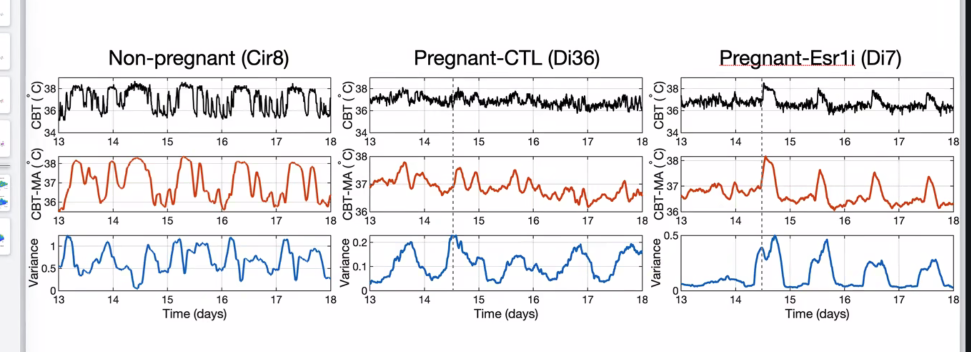
#> input picture one hour estradiol/mousy temp.png, 1942 x 703 px, found by its file name (shown at 1/2 size)
$ python digitize3.py
#> lines starting #> are read from the running program, lines starting #| are printed output that depends on the picture; after the words box and inside, x2 and y2 are one past the last pixel; in counts of white or black regions, pixels touching at a corner belong together; long printed decimals are rounded
"""
Full extraction of the three CBT-MA traces, calibrated, folded to 24 h.

Calibration anchors are the panel's own horizontal GRIDLINES (known integer
temperatures) plus the frame, and the vertical gridlines (day boundaries).
Each panel has its own y-limits -- they are NOT the same across panels.
"""
import numpy as np
from PIL import Image
import matplotlib
matplotlib.use('Agg')
import matplotlib.pyplot as plt

SRC = r"C:\Users\holly\source\garfinkel-xiong-menstrual-cycle\one hour estradiol\mousy temp.png"
img = np.asarray(Image.open(SRC).convert('RGB')).astype(float)
Rc, Gc, Bc = img[..., 0], img[..., 1], img[..., 2]
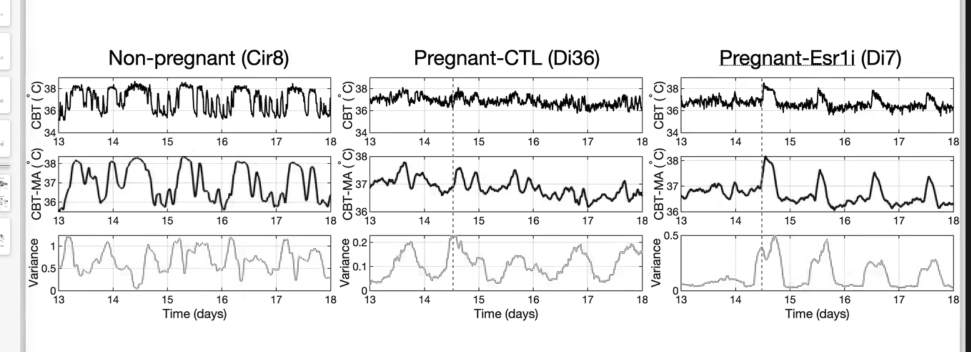
#> Bc: shape (703, 1942) float64 (shown at 1/2 size); min 0, max 255, mean 235.8
gray = img.mean(axis=2)

red = (Rc > 110) & (Rc - Gc > 45) & (Rc - Bc > 45)
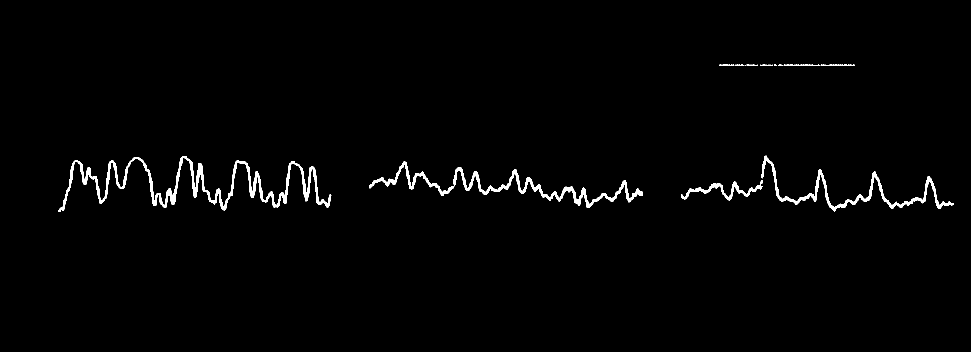
#> red: shape (703, 1942) bool (shown at 1/2 size); 1.5% white; 25 white regions (11 under 20 px), largest, box (x1, y1, x2, y2) and area: (116, 312, 663, 424) 8419, (739, 323, 1286, 415) 5516, (1522, 311, 1908, 423) 3965
red[:250, :] = False                       # drop the red underline in the title
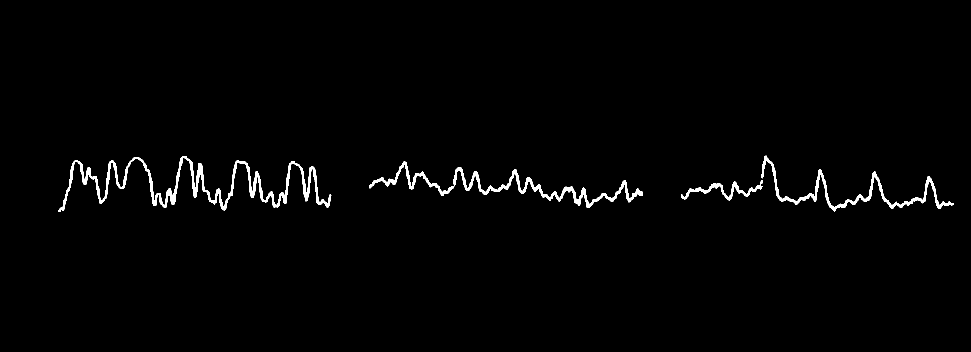
#> red: shape (703, 1942) bool (shown at 1/2 size); 1.4% white; 4 white regions, box (x1, y1, x2, y2) and area: (116, 312, 663, 424) 8419, (739, 323, 1286, 415) 5516, (1522, 311, 1908, 423) 3965, (1362, 360, 1525, 401) 1321

LABELS = ['non-preg', 'pregnant', 'Esr1i']
XSPAN = [(116, 662), (739, 1285), (1362, 1907)]

# y calibration: (row, temperature) anchors read off the detected gridlines
#   panel 1 has three interior gridlines (38/37/36)
#   panel 2 has one (37) + frame top/bottom at 38/36
#   panel 3 has two (38/37) + frame bottom at 36
YANCH = [[(326.5, 38.0), (365.5, 37.0), (403.5, 36.0)],
         [(312.5, 38.0), (367.5, 37.0), (423.0, 36.0)],
         [(320.5, 38.0), (372.0, 37.0), (423.0, 36.0)]]

def vertical_gridlines(x0, x1):
    """Day boundaries: light-grey vertical lines inside the plot box."""
    band = gray[318:418, x0 - 30:x1 + 30]
    greyfrac = ((band > 170) & (band < 245)).mean(axis=0)
    cand = np.nonzero(greyfrac > 0.55)[0] + x0 - 30
    groups, cur = [], [cand[0]]
    for v in cand[1:]:
        if v - cur[-1] <= 2:
            cur.append(v)
        else:
            groups.append(np.mean(cur)); cur = [v]
    groups.append(np.mean(cur))
    return np.array(groups)

series = {}
for i, (lab, (x0, x1)) in enumerate(zip(LABELS, XSPAN)):
    rows, temps = zip(*YANCH[i])
    m, c = np.polyfit(rows, temps, 1)          # row -> temperature
    vg = vertical_gridlines(x0, x1)
    print(f"\n{lab}: {m:.5f} C/px, gridlines at days -> {np.round(vg,1)}")

    # trace: mean row of red pixels in each column
    xs, ys = [], []
    for x in range(x0, x1 + 1):
        col = np.nonzero(red[:, x])[0]
        if col.size:
            xs.append(x); ys.append(col.mean())
    xs, ys = np.array(xs, float), np.array(ys)
    T = m * ys + c

    # x -> days. Every panel spans days 13-18 across its plot box, so map the
    # frame directly. (Fitting the detected vertical lines is unsafe: panels 2
    # and 3 carry a dashed event marker that is not a day gridline.)
    t_days = 13.0 + 5.0 * (xs - x0) / (x1 - x0)
    interior = vg[(vg > x0 + 10) & (vg < x1 - 10)]
    pred = 13.0 + 5.0 * (interior - x0) / (x1 - x0)
    print(f"   {(x1-x0)/5:.1f} px/day; detected verticals fall at days "
          f"{np.round(pred, 2)}  (day marks should be integers)")
    print(f"   T range {T.min():.2f} - {T.max():.2f} C   mean {T.mean():.2f}")
    series[lab] = (t_days, T)
#> this loop made 3 passes
#> (vg, pred) on passes 1 to 2: ([115, 118, 226, 334.5, 443.5, 551.5, 662.5], [14.01, 15, 16, 16.99]), ([738, 741, 849, 904, 907, 957, 1066, 1175, 1283, 1286], [14.01, 14.51, 14.54, 15, 15.99, 16.99])
#> (interior, pred) on pass 3: ([1471, 1579.5, 1688.5, 1797.5], [14, 15, 16, 17])
#| non-preg: -0.02597 C/px, gridlines at days -> [115.  118.  226.  334.5 443.5 551.5 662.5]
#|    109.2 px/day; detected verticals fall at days [14.01 15.   16.   16.99]  (day marks should be integers)
#| pregnant: -0.0181 C/px, gridlines at days -> [ 738.  741.  849.  904.  907.  957. 1066. 1175. 1283. 1286.]
#|    109.2 px/day; detected verticals fall at days [14.01 14.51 14.54 15.   15.99 16.99]  (day marks should be integers)
#| Esr1i: -0.01951 C/px, gridlines at days -> [1360.  1363.  1471.  1579.5 1688.5 1797.5 1905.  1908.  1924.5]
#|    109.0 px/day; detected verticals fall at days [14. 15. 16. 17.]  (day marks should be integers)
#> pass 1, in vertical_gridlines, `band = gray[318:418, x0 - 30:x1 + 30]`:
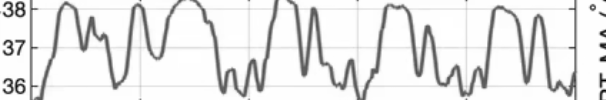
#> band: shape (100, 606) float64; min 1, max 255, mean 229.9
#> pass 2, in vertical_gridlines (call 2), `band = gray[318:418, x0 - 30:x1 + 30]`:
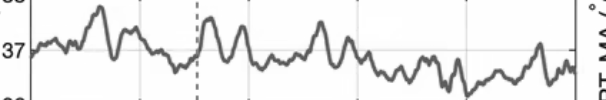
#> band: shape (100, 606) float64; min 3.67, max 255, mean 237.5
#> pass 3, in vertical_gridlines (call 3), `band = gray[318:418, x0 - 30:x1 + 30]`:
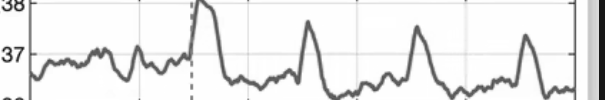
#> band: shape (100, 605) float64; min 12.33, max 255, mean 234.8
#> after the loop, series = 3 items

np.save('series.npy', np.array(series, dtype=object), allow_pickle=True)

# ------------------------------------------------------- fold to 24 h
NB = 48                                        # 30-min bins
fold = {}
fig, axes = plt.subplots(2, 3, figsize=(15, 6))
for j, lab in enumerate(LABELS):
    td, T = series[lab]
    axes[0, j].plot(td, T, lw=1, color='C3')
    axes[0, j].set_title(f"{lab}  (extracted)"); axes[0, j].grid(alpha=0.3)
    axes[0, j].set_xlabel("day")

    ph = (td % 1.0) * 24.0
    idx = np.clip((ph / 24.0 * NB).astype(int), 0, NB - 1)
    mean = np.array([T[idx == k].mean() if (idx == k).any() else np.nan
                     for k in range(NB)])
    sd = np.array([T[idx == k].std() if (idx == k).sum() > 1 else np.nan
                   for k in range(NB)])
    hrs = (np.arange(NB) + 0.5) * 24 / NB
    axes[1, j].plot(hrs, mean, color='C0')
    axes[1, j].fill_between(hrs, mean - sd, mean + sd, alpha=0.25, color='C0')
    axes[1, j].set_title(f"{lab}  24 h fold"); axes[1, j].grid(alpha=0.3)
    axes[1, j].set_xlabel("hour of day"); axes[1, j].set_ylim(35.4, 38.5)
    fold[lab] = (hrs, mean, sd)

    amp = np.nanmax(mean) - np.nanmin(mean)
    mn = np.nanmean(mean)
    tr = np.nanmin(mean)
    flat = np.nanmean(np.abs(mean - mn)) / (amp / 2)   # 0.64 sine, 1.0 square
    print(f"{lab:9s} folded: amp {amp:.2f}  mean {mn:.2f}  trough {tr:.2f}  "
          f"shape {(mn-tr)/amp:.2f}  FLATNESS {flat:.2f}  "
          f"(mean within-bin SD {np.nanmean(sd):.2f})")
#> this loop made 3 passes
#> (amp, mn, tr, flat) on passes 1 to 3: (2.1, 36.97, 36.04, 0.601), (0.72, 36.87, 36.62, 0.391), (1.16, 36.69, 36.32, 0.412)
#| non-preg  folded: amp 2.10  mean 36.97  trough 36.04  shape 0.45  FLATNESS 0.60  (mean within-bin SD 0.35)
#| pregnant  folded: amp 0.72  mean 36.87  trough 36.62  shape 0.36  FLATNESS 0.39  (mean within-bin SD 0.26)
#| Esr1i     folded: amp 1.16  mean 36.69  trough 36.32  shape 0.32  FLATNESS 0.41  (mean within-bin SD 0.24)
#> after the loop, fold = 3 items

axes[0, 0].set_ylabel("CBT-MA (C)"); axes[1, 0].set_ylabel("CBT-MA (C)")
plt.tight_layout(); plt.savefig("fig_digitized.png", dpi=130)
#> after `plt.tight_layout()`:
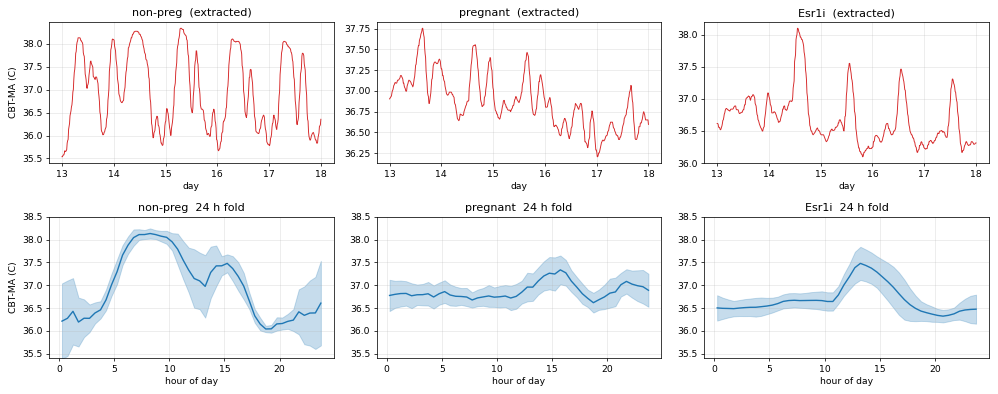
#> figure drawn by matplotlib, 6 panels; panel 1: curve peaks at x = 15.29, y = 38.34; panel 2: curve peaks at x = 13.63, y = 37.75; panel 3: curve peaks at x = 14.55, y = 38.1; panel 4: curve peaks at x = 8.25, y = 38.14
np.save('fold.npy', np.array(fold, dtype=object), allow_pickle=True)
print("\nwrote fig_digitized.png")

$ run again, with one hour estradiol/fig_day_overlay.png copied over one hour estradiol/mousy temp.png
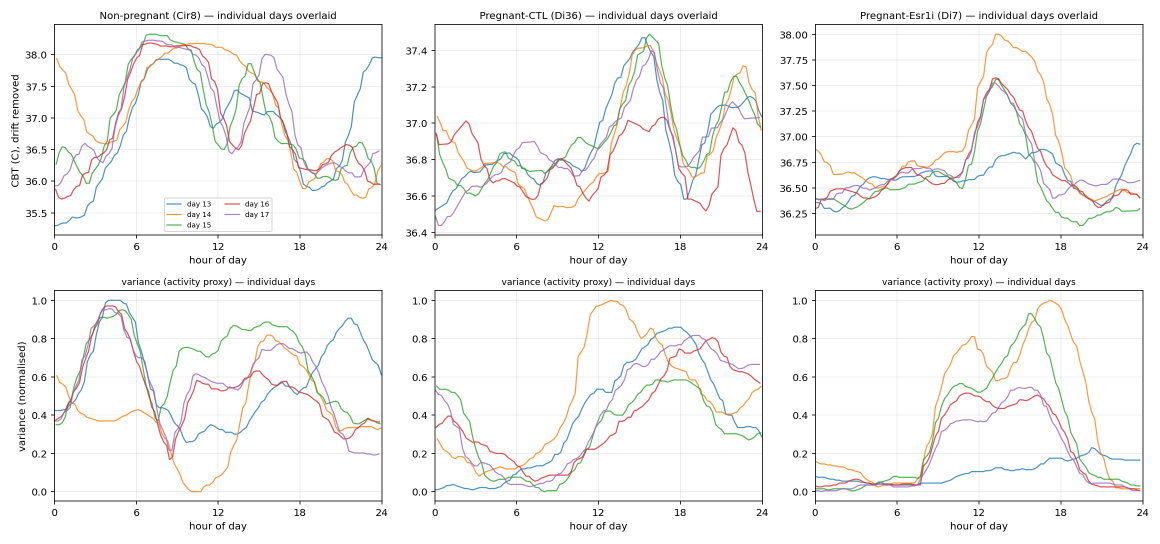
#> input picture one hour estradiol/fig_day_overlay.png, 2320 x 1087 px, found by its file name (shown at 1/2 size)
#> `red[:250, :] = False`:
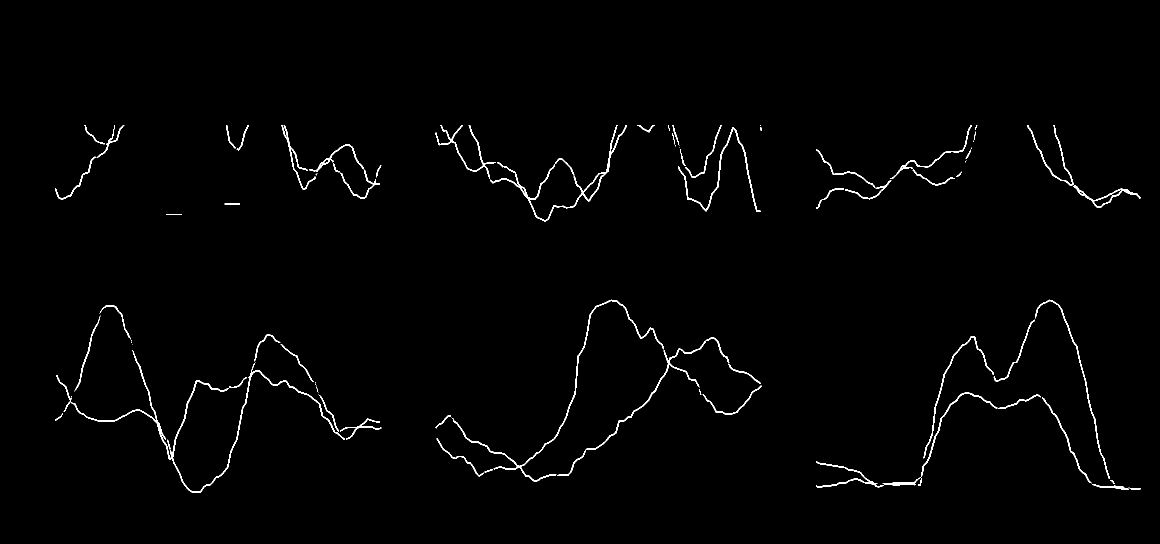
#> red: shape (1087, 2320) bool (shown at 1/2 size); 1.1% white in thin lines or dots, all inside (x1, y1, x2, y2) = (110, 250, 2281, 985)
#> the loop `for i, (lab, (x0, x1)) in enumerate(zip(LABELS, XSPAN)):` made 3 passes
#> (cand in vertical_gridlines, interior, pred) on passes 1 to 2: ([272, 273, 435, 436, 599, 600], [272.5, 435.5, 599.5], [14.43, 15.93, 17.43]), ([1032, 1033, 1196, 1197], [1032.5, 1196.5], [15.69, 17.19])
#> (printed output is left out)
#> pass 3, in vertical_gridlines (call 3), `band = gray[318:418, x0 - 30:x1 + 30]`:
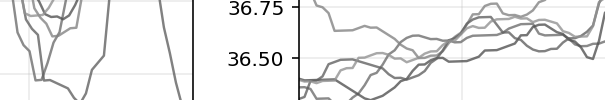
#> band: shape (100, 605) float64; min 0, max 255, mean 240.3
#> after the loop `for i, (lab, (x0, x1)) in enumerate(zip(LABELS, XSPAN)):`: series = 3 items
#> the loop `for j, lab in enumerate(LABELS):` made 3 passes
#> (amp, mn, tr, flat) on passes 1 to 3: (3.75, 28.75, 27.23, 0.359), (2.99, 32.88, 31.02, 0.356), (2.28, 32.64, 31.28, 0.431)
#> (printed output is left out)
